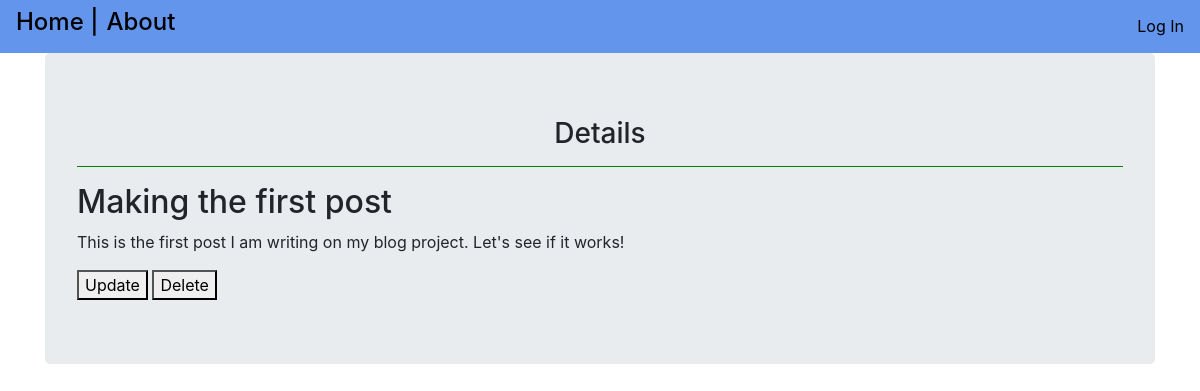
Page /details/1/ on the committed database.
### blog/models.py (models this page shows, shortened)
class Posts(models.Model):
    title = models.CharField(max_length=250)
    author = models.ForeignKey(
        'auth.User',
        on_delete=models.CASCADE,
    )
    body = models.TextField()

### blog/views.py (the view)
# urls.py: path('details/<int:pk>/', PostDetailsView.as_view(), name='detail'),
class PostDetailsView(DetailView):
    model = Posts
    template_name = 'details.html'

### templates/details.html (shortened to what this page needs)
<!DOCTYPE html>
<html lang="en">
<head>
    {% extends 'base.html' %}
{% block content %}
    <div class="jumbotron">
        <h3 style="text-align: center;">Details</h3>
        <hr style="border-color: green">
        <div class="post-entry">
            <h2>{{ posts.title }}</h2>
            <p>{{ posts.body }}</p>
        </div>
        <div>
            <a href="{% url 'update_post' posts.pk %}">
                <button>Update</button>
            </a>
            <a href="{% url 'delete_post' posts.pk %}">
                <button>Delete</button>
            </a>
        </div>
    </div>
{% endblock content %}

### rows in the picture
Posts: title "Making the first post", body "This is the first post I am writing on my blog project. Let's see if it works!"
